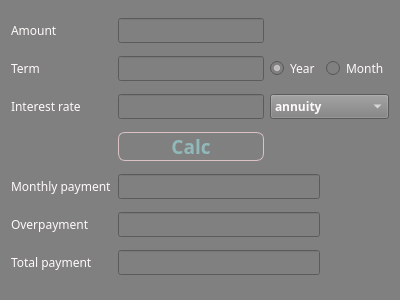
<?xml version="1.0" encoding="UTF-8"?>
<ui version="4.0">
 <class>Credit</class>
 <widget class="QDialog" name="Credit">
  <property name="geometry">
   <rect>
    <x>0</x>
    <y>0</y>
    <width>400</width>
    <height>300</height>
   </rect>
  </property>
  <property name="windowTitle">
   <string>Dialog</string>
  </property>
  <property name="styleSheet">
   <string notr="true">background-color: #808080;</string>
  </property>
  <layout class="QGridLayout" name="gridLayout">
   <item row="5" column="0">
    <widget class="QLabel" name="label_5">
     <property name="font">
      <font>
       <family>PT Sans</family>
      </font>
     </property>
     <property name="styleSheet">
      <string notr="true">color: #FFFAFA;</string>
     </property>
     <property name="text">
      <string>Overpayment</string>
     </property>
    </widget>
   </item>
   <item row="1" column="2">
    <widget class="QRadioButton" name="yearButton">
     <property name="font">
      <font>
       <family>PT Sans</family>
      </font>
     </property>
     <property name="styleSheet">
      <string notr="true">color: #FFFAFA;</string>
     </property>
     <property name="text">
      <string>Year</string>
     </property>
     <property name="checked">
      <bool>true</bool>
     </property>
    </widget>
   </item>
   <item row="0" column="0">
    <widget class="QLabel" name="label">
     <property name="font">
      <font>
       <family>PT Sans</family>
      </font>
     </property>
     <property name="styleSheet">
      <string notr="true">color: #FFFAFA;</string>
     </property>
     <property name="text">
      <string>Amount</string>
     </property>
    </widget>
   </item>
   <item row="1" column="3">
    <widget class="QRadioButton" name="monthButton">
     <property name="font">
      <font>
       <family>PT Sans</family>
      </font>
     </property>
     <property name="styleSheet">
      <string notr="true">color: #FFFAFA;</string>
     </property>
     <property name="text">
      <string>Month</string>
     </property>
    </widget>
   </item>
   <item row="1" column="1">
    <widget class="QLineEdit" name="term_line">
     <property name="font">
      <font>
       <family>PT Sans</family>
      </font>
     </property>
    </widget>
   </item>
   <item row="1" column="0">
    <widget class="QLabel" name="label_2">
     <property name="font">
      <font>
       <family>PT Sans</family>
      </font>
     </property>
     <property name="styleSheet">
      <string notr="true">color: #FFFAFA;</string>
     </property>
     <property name="text">
      <string>Term</string>
     </property>
    </widget>
   </item>
   <item row="0" column="1">
    <widget class="QLineEdit" name="amount_line">
     <property name="font">
      <font>
       <family>PT Sans</family>
      </font>
     </property>
    </widget>
   </item>
   <item row="2" column="1">
    <widget class="QLineEdit" name="rate_line">
     <property name="font">
      <font>
       <family>PT Sans</family>
      </font>
     </property>
    </widget>
   </item>
   <item row="4" column="0">
    <widget class="QLabel" name="label_4">
     <property name="font">
      <font>
       <family>PT Sans</family>
      </font>
     </property>
     <property name="styleSheet">
      <string notr="true">color: #FFFAFA;</string>
     </property>
     <property name="text">
      <string>Monthly payment</string>
     </property>
    </widget>
   </item>
   <item row="6" column="0">
    <widget class="QLabel" name="label_6">
     <property name="font">
      <font>
       <family>PT Sans</family>
      </font>
     </property>
     <property name="styleSheet">
      <string notr="true">color: #FFFAFA;</string>
     </property>
     <property name="text">
      <string>Total payment</string>
     </property>
    </widget>
   </item>
   <item row="3" column="1">
    <widget class="QPushButton" name="pushButton">
     <property name="font">
      <font>
       <family>PT Sans</family>
       <pointsize>14</pointsize>
       <bold>true</bold>
      </font>
     </property>
     <property name="styleSheet">
      <string notr="true">QPushButton{
background-color: #808080;
border: 1px solid #DBC3C3;
color: #91b9ba;
border-radius: 7px;;
}

QPushButton:hover{
background-color: #DBC3C3;
border: 1px solid gray;
color: #FFFFFF;
border-radius: 7px;
}

QPushButton:pressed{
background-color: #808080;
border: 1px solid gray;
color: #FFFFFF;
border-radius: 7px;
}</string>
     </property>
     <property name="text">
      <string>Calc</string>
     </property>
    </widget>
   </item>
   <item row="2" column="0">
    <widget class="QLabel" name="label_3">
     <property name="font">
      <font>
       <family>PT Sans</family>
      </font>
     </property>
     <property name="styleSheet">
      <string notr="true">color: #FFFAFA;</string>
     </property>
     <property name="text">
      <string>Interest rate</string>
     </property>
    </widget>
   </item>
   <item row="2" column="2" colspan="2">
    <widget class="QComboBox" name="credit_type">
     <property name="font">
      <font>
       <family>PT Sans</family>
       <bold>true</bold>
      </font>
     </property>
     <property name="styleSheet">
      <string notr="true">color:#FFFAFA;</string>
     </property>
     <item>
      <property name="text">
       <string>annuity</string>
      </property>
     </item>
     <item>
      <property name="text">
       <string>differentiated</string>
      </property>
     </item>
    </widget>
   </item>
   <item row="4" column="1" colspan="2">
    <widget class="QLineEdit" name="payment_line">
     <property name="font">
      <font>
       <family>PT Sans</family>
      </font>
     </property>
     <property name="readOnly">
      <bool>true</bool>
     </property>
    </widget>
   </item>
   <item row="5" column="1" colspan="2">
    <widget class="QLineEdit" name="overp_line">
     <property name="font">
      <font>
       <family>PT Sans</family>
      </font>
     </property>
     <property name="readOnly">
      <bool>true</bool>
     </property>
    </widget>
   </item>
   <item row="6" column="1" colspan="2">
    <widget class="QLineEdit" name="totalp_line">
     <property name="font">
      <font>
       <family>PT Sans</family>
      </font>
     </property>
     <property name="readOnly">
      <bool>true</bool>
     </property>
    </widget>
   </item>
  </layout>
 </widget>
 <resources/>
 <connections/>
</ui>
